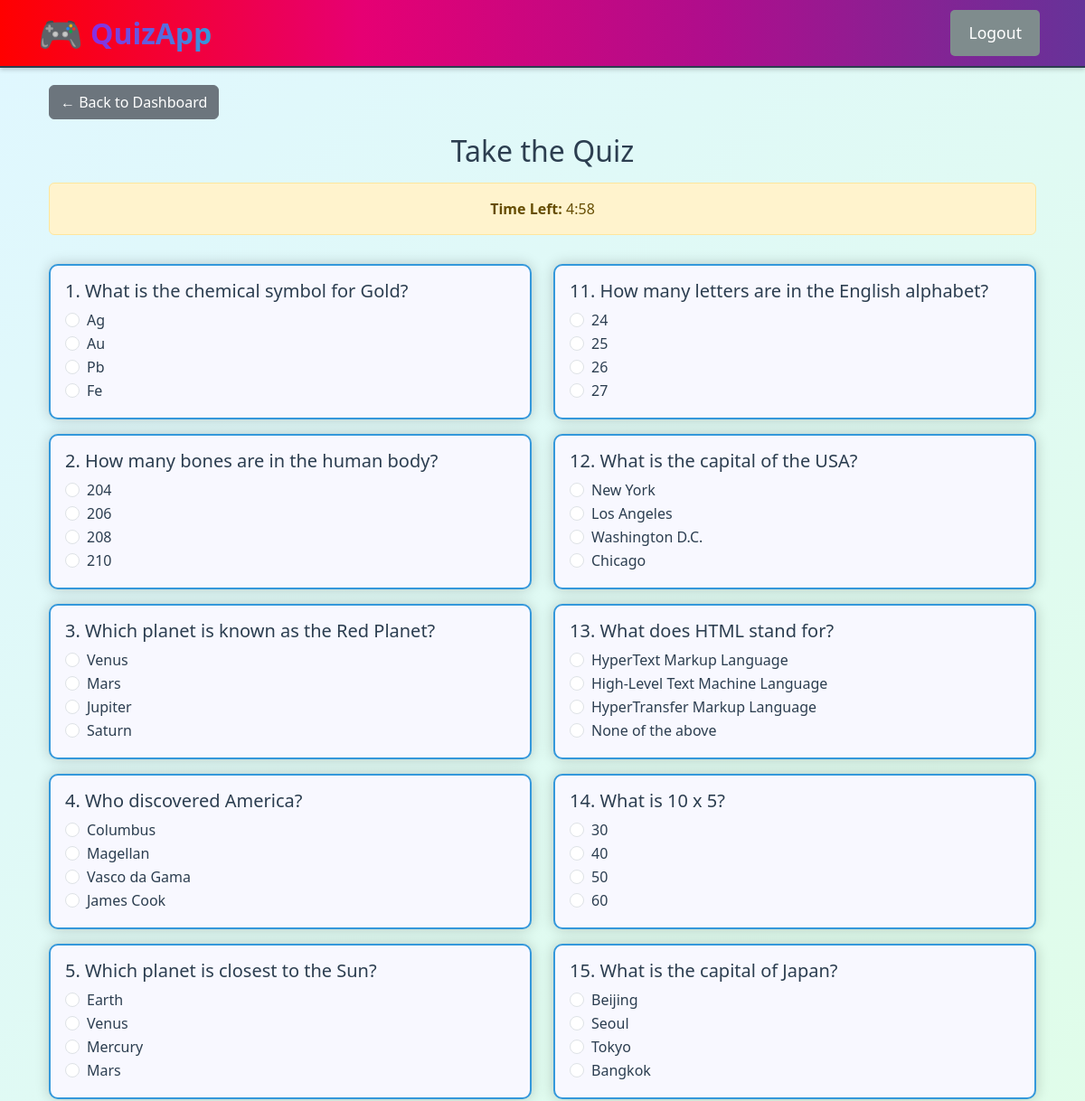
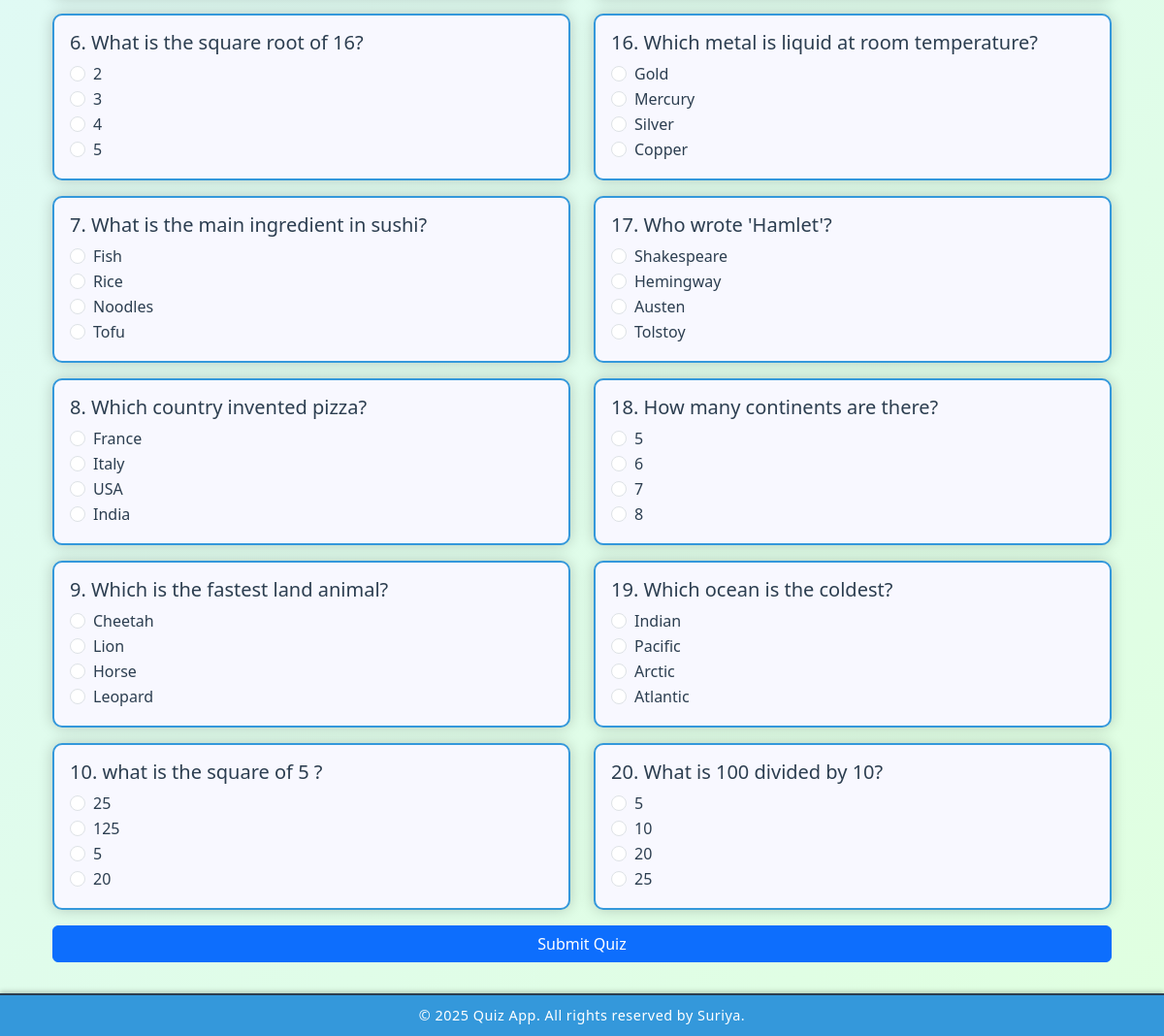
The app's page /quiz (signed in) with its own data (2 pictures, top to bottom).
### tables this page shows
CREATE TABLE questions (
    id INTEGER PRIMARY KEY AUTOINCREMENT,
    question TEXT NOT NULL,
    option_a TEXT NOT NULL,
    option_b TEXT NOT NULL,
    option_c TEXT NOT NULL,
    option_d TEXT NOT NULL,
    correct_option TEXT NOT NULL
);

### app.py (the view, shortened to what this page needs)
@app.route('/quiz', methods=['GET', 'POST'])
def quiz():
    if 'user_id' not in session:
        flash("Please login first", "warning")
        return redirect(url_for('login'))
    db_conn = get_db()
    if request.method == 'GET':
        session['quiz_start_time'] = time.time()  # time() returns current epoch in seconds
        questions = db_conn.execute("SELECT * FROM questions ORDER BY RANDOM() LIMIT 20").fetchall()
        return render_template('quiz.html', questions=questions)

### app.py (called while the page is built)
def get_db():
    database = getattr(g, '_database', None)
    if database is None:
        database = g._database = sqlite3.connect(DATABASE)
        database.row_factory = sqlite3.Row  # Allow accessing columns by name
    return database

@app.teardown_appcontext
def close_connection(exception):
    database = getattr(g, '_database', None)
    if database is not None:
        database.close()

### templates/quiz.html (shortened to what this page needs)
{% extends "base.html" %}
{% block content %}
<div class="container mt-4">
  <a href="{{ url_for('user_dashboard') }}" class="btn btn-secondary mb-3">← Back to Dashboard</a>
  <h2 class="text-center mb-3">Take the Quiz</h2>
  <div class="alert alert-warning text-center">
    <strong>Time Left:</strong> <span id="timerDisplay">05:00</span>
  </div>
  <form id="quizForm" method="post">
    <div class="row">
      <div class="col-md-6">
        {% for question in questions[0:10] %}
          <div class="card my-3">
            <div class="card-body">
              <h5 class="card-title">{{ loop.index }}. {{ question.question }}</h5>
              <div class="form-check">
                <input class="form-check-input" type="radio" name="answer_{{ question.id }}" value="a" required>
                <label class="form-check-label">{{ question.option_a }}</label>
              </div>
              <div class="form-check">
                <input class="form-check-input" type="radio" name="answer_{{ question.id }}" value="b">
                <label class="form-check-label">{{ question.option_b }}</label>
              </div>
              <div class="form-check">
                <input class="form-check-input" type="radio" name="answer_{{ question.id }}" value="c">
                <label class="form-check-label">{{ question.option_c }}</label>
              </div>
              <div class="form-check">
                <input class="form-check-input" type="radio" name="answer_{{ question.id }}" value="d">
                <label class="form-check-label">{{ question.option_d }}</label>
              </div>
            </div>
          </div>
        {% endfor %}
      </div>
      <div class="col-md-6">
        {% for question in questions[10:20] %}
          <div class="card my-3">
            <div class="card-body">
              <h5 class="card-title">{{ loop.index + 10 }}. {{ question.question }}</h5>
              <div class="form-check">
                <input class="form-check-input" type="radio" name="answer_{{ question.id }}" value="a" required>
                <label class="form-check-label">{{ question.option_a }}</label>
              </div>
              <div class="form-check">
                <input class="form-check-input" type="radio" name="answer_{{ question.id }}" value="b">
                <label class="form-check-label">{{ question.option_b }}</label>
              </div>
              <div class="form-check">
                <input class="form-check-input" type="radio" name="answer_{{ question.id }}" value="c">
                <label class="form-check-label">{{ question.option_c }}</label>
              </div>
              <div class="form-check">
                <input class="form-check-input" type="radio" name="answer_{{ question.id }}" value="d">
                <label class="form-check-label">{{ question.option_d }}</label>
              </div>
            </div>
          </div>
        {% endfor %}
      </div>
    </div>
    <button type="submit" class="btn btn-primary w-100 mb-3">Submit Quiz</button>
  </form>
</div>
{% endblock %}

### static/css/styles.css (style rules this page uses)
:root { --header-gradient: linear-gradient(90deg, #FF0000, #E60073, #AD0E8D, #663399); --footer-blue: #3498db; --text-color: #2c3e50; --body-bg-gradient: linear-gradient(135deg, #e0f7ff, #e0ffe0); }
body { background: var(--body-bg-gradient); color: var(--text-color); font-family: 'Segoe UI', Tahoma, Geneva, Verdana, sans-serif; margin: 0; padding-top: 70px; padding-bottom: 60px; }
.card { background-color: #f8f8ff; border: 2px solid #3498db; border-radius: 10px; color: var(--text-color); box-shadow: 0 0 15px rgba(0,0,0,0.2); margin: 20px auto; max-width: 600px; }

### records on screen
questions: question "What is the chemical symbol for Gold?", option_a "Ag", option_b "Au", option_c "Pb", option_d "Fe"
questions: question "How many bones are in the human body?", option_a "204", option_b "206", option_c "208", option_d "210"
questions: question "Which planet is known as the Red Planet?", option_a "Venus", option_b "Mars", option_c "Jupiter", option_d "Saturn"
questions: question "Who discovered America?", option_a "Columbus", option_b "Magellan", option_c "Vasco da Gama", option_d "James Cook"
questions: question "Which planet is closest to the Sun?", option_a "Earth", option_b "Venus", option_c "Mercury", option_d "Mars"
questions: question "What is the square root of 16?", option_a "2", option_b "3", option_c "4", option_d "5"
questions: question "What is the main ingredient in sushi?", option_a "Fish", option_b "Rice", option_c "Noodles", option_d "Tofu"
questions: question "Which country invented pizza?", option_a "France", option_b "Italy", option_c "USA", option_d "India"
questions: question "Which is the fastest land animal?", option_a "Cheetah", option_b "Lion", option_c "Horse", option_d "Leopard"
questions: question "what is the square of 5 ?", option_a "25", option_b "125", option_c "5", option_d "20"
questions: question "How many letters are in the English alphabet?", option_a "24", option_b "25", option_c "26", option_d "27"
questions: question "What is the capital of the USA?", option_a "New York", option_b "Los Angeles", option_c "Washington D.C.", option_d "Chicago"
questions: question "What does HTML stand for?", option_a "HyperText Markup Language", option_b "High-Level Text Machine Language", option_c "HyperTransfer Markup Language", option_d "None of the above"
questions: question "What is 10 x 5?", option_a "30", option_b "40", option_c "50", option_d "60"
questions: question "What is the capital of Japan?", option_a "Beijing", option_b "Seoul", option_c "Tokyo", option_d "Bangkok"
questions: question "Which metal is liquid at room temperature?", option_a "Gold", option_b "Mercury", option_c "Silver", option_d "Copper"
questions: question "Who wrote 'Hamlet'?", option_a "Shakespeare", option_b "Hemingway", option_c "Austen", option_d "Tolstoy"
questions: question "How many continents are there?", option_a "5", option_b "6", option_c "7", option_d "8"
questions: question "Which ocean is the coldest?", option_a "Indian", option_b "Pacific", option_c "Arctic", option_d "Atlantic"
questions: question "What is 100 divided by 10?", option_a "5", option_b "10", option_c "20", option_d "25"
